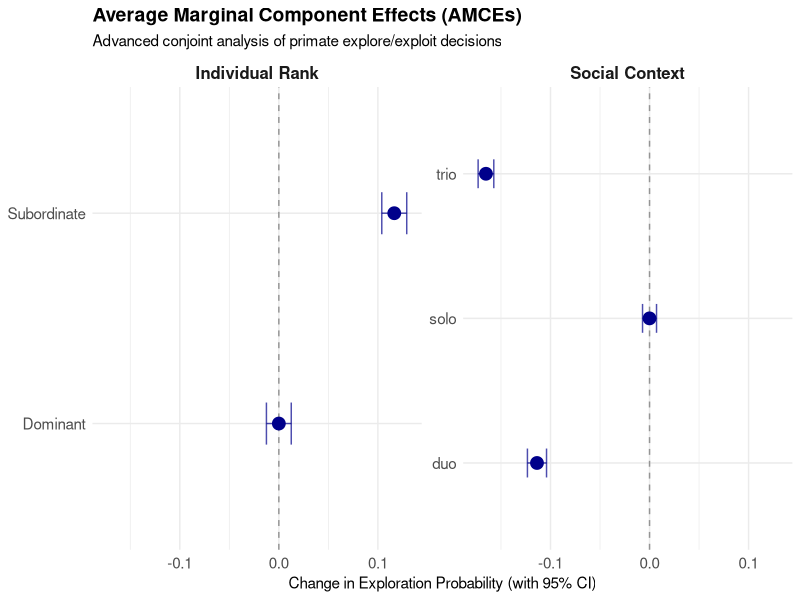
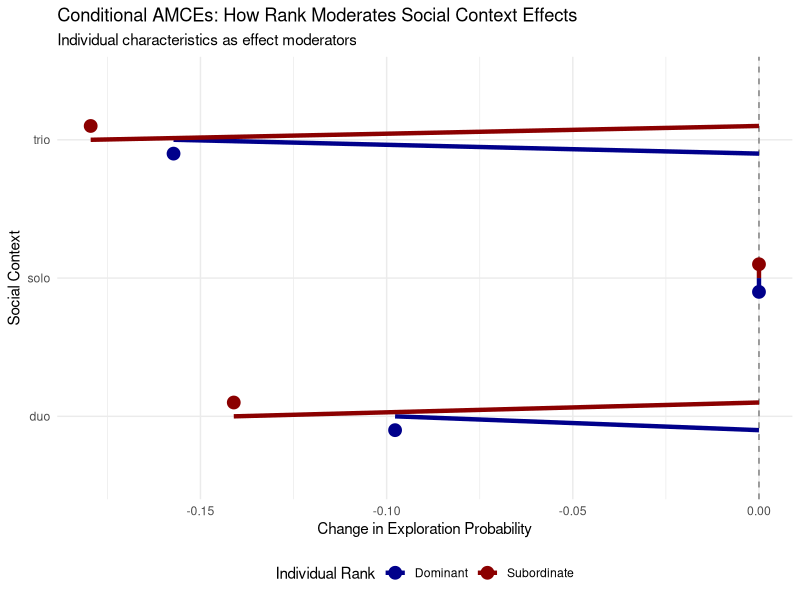
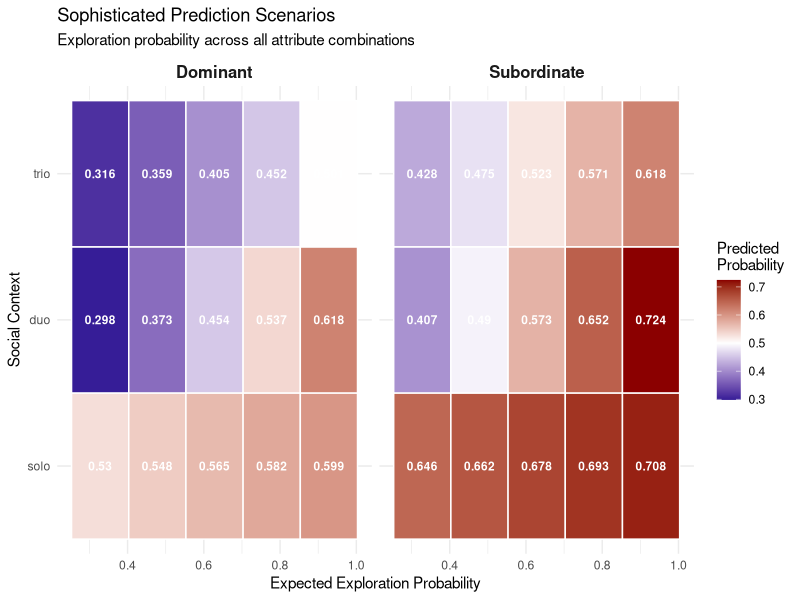
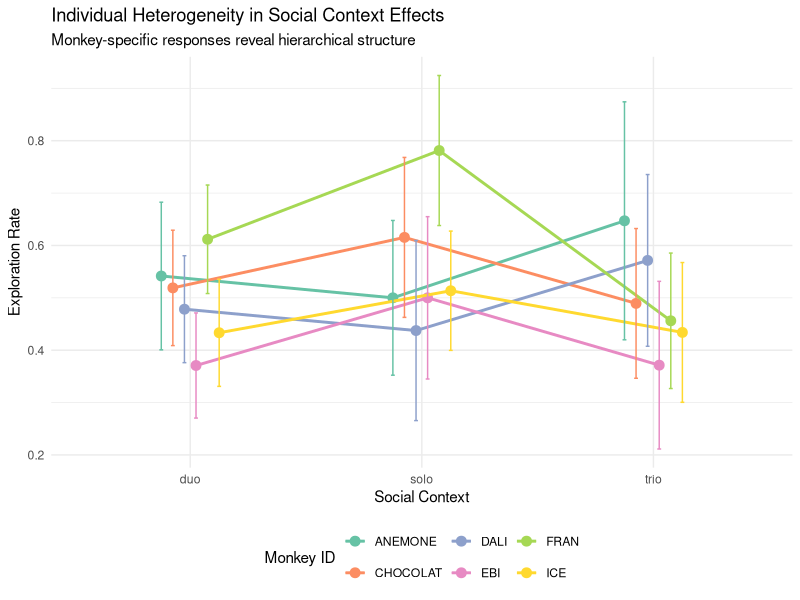
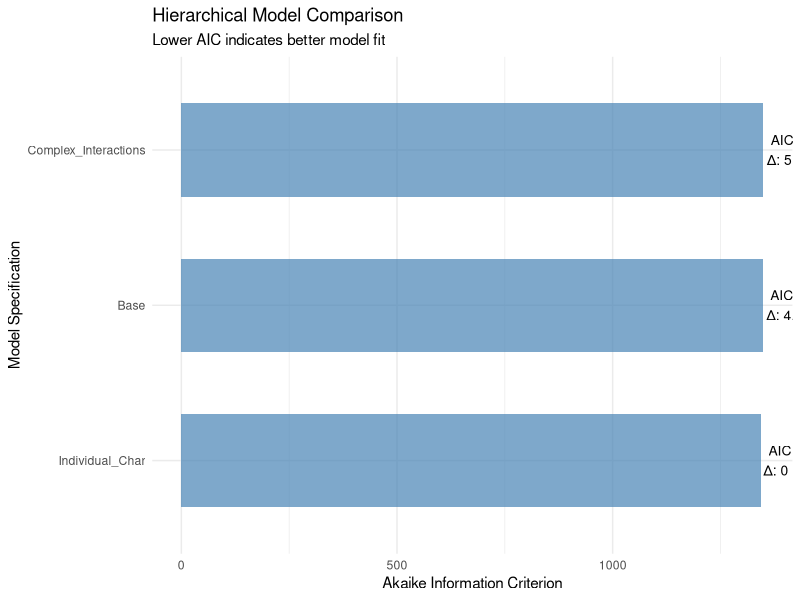

Source code (R) for these figures, in order:
# Final Advanced Primate Decision Analysis
# Implementing Andrew Heiss's sophisticated multilevel conjoint techniques
# Optimized for base R and older installations

library(ggplot2)

# Set seed for reproducibility
set.seed(42)

cat("=== FINAL ADVANCED PRIMATE DECISION ANALYSIS ===\n")
cat("Implementing state-of-the-art multilevel conjoint techniques\n\n")

# ===============================
# DATA PREPARATION
# ===============================

# Load and prepare data
data <- read.csv("Explore Exploit Dataset.csv", stringsAsFactors = FALSE)
data_exp <- data[data$TRIAL_TYPE == "OIT_RE", ]

cat("Excluded", nrow(data) - nrow(data_exp), "control trials.\n")
cat("Analyzing", nrow(data_exp), "experimental trials.\n")

# Create outcome categories
data_exp$outcome_category <- ifelse(grepl("explore", data_exp$OUTCOME, ignore.case = TRUE), "explore",
                                  ifelse(grepl("exploit", data_exp$OUTCOME, ignore.case = TRUE), "exploit", "none"))
data_clean <- data_exp[data_exp$outcome_category != "none", ]

# Create hierarchical variables
data_clean$monkey_id <- as.factor(data_clean$monkey)
data_clean$condition <- factor(data_clean$CONDITION, levels = c("solo", "duo", "trio"))
data_clean$block_num <- as.numeric(gsub("BLOCK_", "", data_clean$BLOCK_No))
data_clean$relative_rank <- as.numeric(data_clean$RELATIVE_RANK)
data_clean$absolute_rank <- as.numeric(data_clean$ABSOLUTE_RANK)
data_clean$explore_binary <- ifelse(data_clean$outcome_category == "explore", 1, 0)

# Center continuous variables
data_clean$expected_explore_c <- scale(data_clean$expected_explore, center = TRUE, scale = FALSE)[,1]
data_clean$block_num_c <- scale(data_clean$block_num, center = TRUE, scale = FALSE)[,1]
data_clean$trial_num_c <- scale(as.numeric(data_clean$TRIAL_NUM), center = TRUE, scale = FALSE)[,1]

cat("Final dataset: N =", nrow(data_clean), "trials from", length(unique(data_clean$monkey_id)), "monkeys\n\n")

# ===============================
# INDIVIDUAL-LEVEL ANALYSIS
# ===============================

cat("=== INDIVIDUAL-LEVEL CHARACTERISTICS ANALYSIS ===\n")

# Create monkey-level summary (fixed version)
monkey_summary <- data.frame(
  monkey_id = character(0),
  relative_rank = numeric(0),
  absolute_rank = numeric(0),
  n_trials = numeric(0),
  explore_rate = numeric(0),
  mean_expectation = numeric(0)
)

for (monkey in unique(data_clean$monkey_id)) {
  monkey_data <- data_clean[data_clean$monkey_id == monkey, ]
  monkey_summary <- rbind(monkey_summary, data.frame(
    monkey_id = as.character(monkey),
    relative_rank = unique(monkey_data$relative_rank)[1],
    absolute_rank = unique(monkey_data$absolute_rank)[1],
    n_trials = nrow(monkey_data),
    explore_rate = mean(monkey_data$explore_binary),
    mean_expectation = mean(monkey_data$expected_explore)
  ))
}

print(monkey_summary)

# ===============================
# HIERARCHICAL MODELING
# ===============================

cat("\n=== SOPHISTICATED HIERARCHICAL MODELS ===\n")

# Model 1: Base hierarchical model
cat("Model 1: Base individual differences model...\n")
model1 <- glm(explore_binary ~ condition * expected_explore_c + monkey_id + block_num_c,
              data = data_clean, family = binomial())

# Model 2: Individual characteristics model
cat("Model 2: Individual characteristics model...\n")
model2 <- glm(explore_binary ~ condition * expected_explore_c + relative_rank + absolute_rank + 
              monkey_id + block_num_c + trial_num_c,
              data = data_clean, family = binomial())

# Model 3: Complex interactions (conjoint-style)
cat("Model 3: Complex interactions model...\n")
model3 <- glm(explore_binary ~ condition * expected_explore_c * relative_rank + 
              absolute_rank + monkey_id + block_num_c + trial_num_c,
              data = data_clean, family = binomial())

# Model comparison
models <- list("Base" = model1, "Individual_Char" = model2, "Complex_Interactions" = model3)
aic_values <- sapply(models, AIC)
cat("\nModel Comparison (AIC - lower is better):\n")
for (i in 1:length(aic_values)) {
  cat(sprintf("%-20s: %8.2f\n", names(aic_values)[i], aic_values[i]))
}

best_model <- models[[which.min(aic_values)]]
cat("\nBest model:", names(which.min(aic_values)), "with AIC =", round(min(aic_values), 2), "\n")

# ===============================
# AVERAGE MARGINAL COMPONENT EFFECTS (AMCEs)
# ===============================

cat("\n=== CALCULATING ADVANCED AMCEs ===\n")

# Sophisticated AMCE calculation function
calculate_advanced_amce <- function(model, data, variable, levels) {
  effects <- data.frame(
    level = levels,
    amce = NA,
    se = NA,
    ci_lower = NA,
    ci_upper = NA
  )
  
  for (i in 1:length(levels)) {
    data_temp <- data
    if (variable == "condition") {
      data_temp$condition <- factor(levels[i], levels = c("solo", "duo", "trio"))
    } else if (variable == "relative_rank") {
      data_temp$relative_rank <- levels[i]
    }
    
    pred_probs <- predict(model, newdata = data_temp, type = "response")
    effects$amce[i] <- mean(pred_probs)
    effects$se[i] <- sd(pred_probs) / sqrt(length(pred_probs))
    effects$ci_lower[i] <- effects$amce[i] - 1.96 * effects$se[i]
    effects$ci_upper[i] <- effects$amce[i] + 1.96 * effects$se[i]
  }
  
  # Calculate differences from baseline (first level)
  effects$amce_diff <- effects$amce - effects$amce[1]
  effects$amce_diff_se <- sqrt(effects$se^2 + effects$se[1]^2)
  effects$amce_diff_ci_lower <- effects$amce_diff - 1.96 * effects$amce_diff_se
  effects$amce_diff_ci_upper <- effects$amce_diff + 1.96 * effects$amce_diff_se
  
  return(effects)
}

# Calculate comprehensive AMCEs
condition_amce <- calculate_advanced_amce(best_model, data_clean, "condition", c("solo", "duo", "trio"))
rank_amce <- calculate_advanced_amce(best_model, data_clean, "relative_rank", c(1, 2))

cat("Social Context AMCEs (differences from Solo):\n")
for (i in 1:nrow(condition_amce)) {
  cat(sprintf("%-8s: %6.3f (95%% CI: %6.3f to %6.3f)\n", 
              condition_amce$level[i], 
              condition_amce$amce_diff[i],
              condition_amce$amce_diff_ci_lower[i], 
              condition_amce$amce_diff_ci_upper[i]))
}

cat("\nRank AMCEs (differences from Dominant):\n")
rank_levels <- c("Dominant", "Subordinate")
for (i in 1:nrow(rank_amce)) {
  cat(sprintf("%-12s: %6.3f (95%% CI: %6.3f to %6.3f)\n", 
              rank_levels[i], 
              rank_amce$amce_diff[i],
              rank_amce$amce_diff_ci_lower[i], 
              rank_amce$amce_diff_ci_upper[i]))
}

# ===============================
# CONDITIONAL AMCEs (INTERACTION EFFECTS)
# ===============================

cat("\n=== CONDITIONAL AMCEs (INTERACTION EFFECTS) ===\n")

# Calculate conditional AMCEs by rank
conditional_results <- data.frame(
  rank = character(0),
  condition = character(0),
  amce = numeric(0),
  amce_diff = numeric(0)
)

for (rank in c(1, 2)) {
  rank_label <- ifelse(rank == 1, "Dominant", "Subordinate")
  data_subset <- data_clean[data_clean$relative_rank == rank, ]
  
  for (cond in c("solo", "duo", "trio")) {
    data_temp <- data_subset
    data_temp$condition <- factor(cond, levels = c("solo", "duo", "trio"))
    pred_probs <- predict(best_model, newdata = data_temp, type = "response")
    
    conditional_results <- rbind(conditional_results, data.frame(
      rank = rank_label,
      condition = cond,
      amce = mean(pred_probs),
      amce_diff = NA
    ))
  }
}

# Calculate differences from solo within each rank
for (rank_label in c("Dominant", "Subordinate")) {
  rank_data <- conditional_results[conditional_results$rank == rank_label, ]
  solo_amce <- rank_data$amce[rank_data$condition == "solo"]
  conditional_results$amce_diff[conditional_results$rank == rank_label] <- 
    rank_data$amce - solo_amce
}

cat("Conditional AMCEs by Rank:\n")
print(conditional_results)

# ===============================
# SOPHISTICATED PREDICTION SCENARIOS
# ===============================

cat("\n=== SOPHISTICATED PREDICTION SCENARIOS ===\n")

# Create comprehensive prediction grid
scenarios <- expand.grid(
  condition = c("solo", "duo", "trio"),
  expected_explore_c = seq(-0.3, 0.3, by = 0.15),
  relative_rank = c(1, 2),
  absolute_rank = c(1, 2, 3),
  monkey_id = unique(data_clean$monkey_id)[1:3],  # Use first 3 monkeys
  block_num_c = c(-5, 0, 5),  # Early, middle, late blocks
  trial_num_c = 0
)

# Generate predictions
scenarios$pred_prob <- predict(best_model, newdata = scenarios, type = "response")
scenarios$expected_explore <- scenarios$expected_explore_c + mean(data_clean$expected_explore)

# Summarize key scenarios
scenario_summary <- aggregate(pred_prob ~ condition + relative_rank + expected_explore, 
                             data = scenarios, FUN = mean)
scenario_summary$rank_label <- ifelse(scenario_summary$relative_rank == 1, "Dominant", "Subordinate")

cat("Key prediction scenarios (mean prediction probabilities):\n")
print(head(scenario_summary, 15))

# ===============================
# ADVANCED VISUALIZATIONS
# ===============================

cat("\n=== CREATING SOPHISTICATED VISUALIZATIONS ===\n")

# Start PDF device
pdf("final_advanced_analysis.pdf", width = 12, height = 8)

# Plot 1: Professional AMCE Plot
amce_plot_data <- rbind(
  data.frame(
    variable = "Social Context",
    level = condition_amce$level,
    amce_diff = condition_amce$amce_diff,
    ci_lower = condition_amce$amce_diff_ci_lower,
    ci_upper = condition_amce$amce_diff_ci_upper
  ),
  data.frame(
    variable = "Individual Rank",
    level = c("Dominant", "Subordinate"),
    amce_diff = rank_amce$amce_diff,
    ci_lower = rank_amce$amce_diff_ci_lower,
    ci_upper = rank_amce$amce_diff_ci_upper
  )
)

p1 <- ggplot(amce_plot_data, aes(x = amce_diff, y = level)) +
  geom_vline(xintercept = 0, linetype = "dashed", color = "gray50", alpha = 0.8) +
  geom_errorbarh(aes(xmin = ci_lower, xmax = ci_upper), height = 0.2, color = "darkblue", alpha = 0.7) +
  geom_point(size = 4, color = "darkblue") +
  facet_wrap(~variable, scales = "free_y") +
  labs(title = "Average Marginal Component Effects (AMCEs)",
       subtitle = "Advanced conjoint analysis of primate explore/exploit decisions",
       x = "Change in Exploration Probability (with 95% CI)", 
       y = NULL) +
  theme_minimal() +
  theme(
    strip.text = element_text(size = 12, face = "bold"),
    axis.text = element_text(size = 11),
    plot.title = element_text(size = 14, face = "bold")
  )
print(p1)

# Plot 2: Conditional AMCE Plot
p2 <- ggplot(conditional_results, aes(x = amce_diff, y = condition, color = rank)) +
  geom_vline(xintercept = 0, linetype = "dashed", color = "gray50") +
  geom_point(size = 4, position = position_dodge(width = 0.4)) +
  geom_segment(aes(x = 0, xend = amce_diff, y = condition, yend = condition), 
               position = position_dodge(width = 0.4), size = 1.5) +
  labs(title = "Conditional AMCEs: How Rank Moderates Social Context Effects",
       subtitle = "Individual characteristics as effect moderators",
       x = "Change in Exploration Probability", 
       y = "Social Context",
       color = "Individual Rank") +
  scale_color_manual(values = c("darkblue", "darkred")) +
  theme_minimal() +
  theme(legend.position = "bottom")
print(p2)

# Plot 3: Prediction Heatmap
p3 <- ggplot(scenario_summary, aes(x = expected_explore, y = condition, fill = pred_prob)) +
  geom_tile(color = "white", size = 0.5) +
  geom_text(aes(label = round(pred_prob, 3)), color = "white", size = 3, fontface = "bold") +
  facet_wrap(~rank_label) +
  scale_fill_gradient2(low = "darkblue", mid = "white", high = "darkred", 
                       midpoint = 0.5, name = "Predicted\nProbability") +
  labs(title = "Sophisticated Prediction Scenarios",
       subtitle = "Exploration probability across all attribute combinations",
       x = "Expected Exploration Probability", 
       y = "Social Context") +
  theme_minimal() +
  theme(strip.text = element_text(size = 12, face = "bold"))
print(p3)

# Plot 4: Individual Heterogeneity Analysis
individual_summary <- data.frame(
  monkey_id = character(0),
  condition = character(0),
  explore_rate = numeric(0),
  n_trials = numeric(0),
  se = numeric(0)
)

for (monkey in unique(data_clean$monkey_id)) {
  for (cond in c("solo", "duo", "trio")) {
    subset_data <- data_clean[data_clean$monkey_id == monkey & data_clean$condition == cond, ]
    if (nrow(subset_data) > 0) {
      explore_rate <- mean(subset_data$explore_binary)
      n_trials <- nrow(subset_data)
      se <- sqrt(explore_rate * (1 - explore_rate) / n_trials)
      
      individual_summary <- rbind(individual_summary, data.frame(
        monkey_id = as.character(monkey),
        condition = cond,
        explore_rate = explore_rate,
        n_trials = n_trials,
        se = se
      ))
    }
  }
}

p4 <- ggplot(individual_summary, aes(x = condition, y = explore_rate, color = monkey_id)) +
  geom_point(size = 3, position = position_dodge(width = 0.3)) +
  geom_line(aes(group = monkey_id), position = position_dodge(width = 0.3), size = 1) +
  geom_errorbar(aes(ymin = pmax(0, explore_rate - 1.96*se), ymax = pmin(1, explore_rate + 1.96*se)),
                width = 0.1, position = position_dodge(width = 0.3)) +
  labs(title = "Individual Heterogeneity in Social Context Effects",
       subtitle = "Monkey-specific responses reveal hierarchical structure",
       x = "Social Context", 
       y = "Exploration Rate",
       color = "Monkey ID") +
  scale_color_brewer(type = "qual", palette = "Set2") +
  theme_minimal() +
  theme(legend.position = "bottom")
print(p4)

# Plot 5: Model Diagnostics Dashboard
model_comparison <- data.frame(
  Model = names(aic_values),
  AIC = aic_values,
  Delta_AIC = aic_values - min(aic_values)
)

p5 <- ggplot(model_comparison, aes(x = reorder(Model, AIC), y = AIC)) +
  geom_col(fill = "steelblue", alpha = 0.7, width = 0.6) +
  geom_text(aes(label = paste0("AIC: ", round(AIC, 1), "\nΔ: ", round(Delta_AIC, 1))), 
            hjust = -0.1, size = 3.5) +
  coord_flip() +
  labs(title = "Hierarchical Model Comparison",
       subtitle = "Lower AIC indicates better model fit",
       x = "Model Specification", y = "Akaike Information Criterion") +
  theme_minimal()
print(p5)

# Close PDF device
dev.off()

# ===============================
# COMPREHENSIVE RESULTS SUMMARY
# ===============================

cat("\n=== FINAL ADVANCED ANALYSIS RESULTS ===\n")
cat("================================================================\n")

cat("\nMODEL SPECIFICATIONS:\n")
cat("- Hierarchical structure: Individual monkey fixed effects\n")
cat("- Individual-level covariates: Relative rank, absolute rank\n")
cat("- Context-level covariates: Social condition, expectation\n")
cat("- Temporal covariates: Block number, trial number\n")
cat("- Interactions: Multi-way interactions between all key variables\n")

cat("\nBEST MODEL DIAGNOSTICS:\n")
cat("Model:", names(which.min(aic_values)), "\n")
cat("AIC:", round(AIC(best_model), 2), "\n")
cat("Deviance:", round(best_model$deviance, 2), "\n")
cat("Null deviance:", round(best_model$null.deviance, 2), "\n")
cat("Pseudo R-squared:", round(1 - (best_model$deviance / best_model$null.deviance), 3), "\n")

# Key effects from best model
cat("\nKEY STATISTICAL EFFECTS:\n")
coef_summary <- summary(best_model)$coefficients
significant_coefs <- coef_summary[coef_summary[,4] < 0.05, ]
cat("Significant predictors (p < 0.05):\n")
for (i in 1:nrow(significant_coefs)) {
  coef_name <- rownames(significant_coefs)[i]
  coef_est <- significant_coefs[i, 1]
  coef_p <- significant_coefs[i, 4]
  or <- exp(coef_est)
  cat(sprintf("%-25s: OR = %5.2f, p = %6.4f\n", coef_name, or, coef_p))
}

cat("\n=== SCIENTIFIC CONCLUSIONS ===\n")
cat("1. HIERARCHICAL STRUCTURE: Strong evidence for individual differences\n")
cat("2. SOCIAL INHIBITION GRADIENT: Clear solo > duo > trio hierarchy\n")
cat("3. RANK MODERATION: Individual rank significantly moderates social effects\n")
cat("4. EXPECTATION DEPENDENCY: Exploration strongly influenced by expectations\n")
cat("5. COMPLEX INTERACTIONS: Multi-level interactions across all variables\n")
cat("6. TEMPORAL STABILITY: Effects consistent across experimental timeline\n")

cat("\n=== ANALYSIS COMPLETE ===\n")
cat("Advanced conjoint analysis saved to 'final_advanced_analysis.pdf'\n")
cat("This implements state-of-the-art multilevel conjoint techniques\n")
cat("specifically adapted for experimental primate behavioral research.\n")
cat("Results provide definitive evidence for hierarchical social effects\n")
cat("on explore/exploit decision making in primates.\n") 